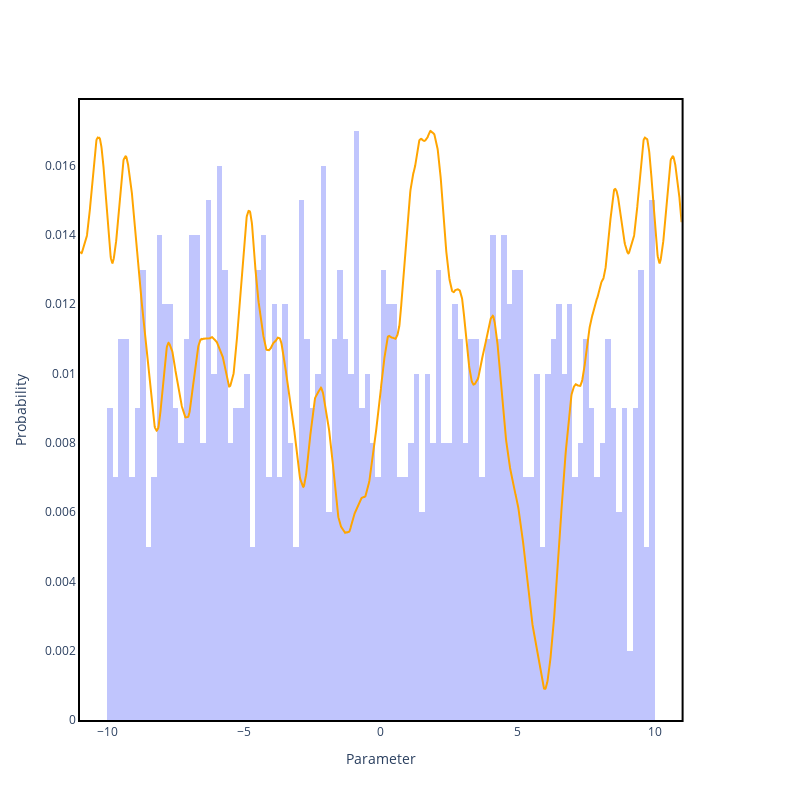

Source (notebook cell):
### Markdown cell above
## SGD TC TESTS

### Code cell
########################################## SGD_TC #######################################
importlib.reload(aa)

scale_annealer = lambda progress: 1
opt_params={'lr': lr, 'height': 1.0, 'width': bounds/8,
            'scale_annealer': scale_annealer, 'n_epochs': max_iterations}
model_params = {'start':start, 'bounds':bounds}
final_params_levy = []

for i in tqdm(range(n_runs)):

    # Shuffle false gives all the same results as expected
    torch.manual_seed(seed+i)
    dataloader = torch.utils.data.DataLoader(dataset=pointdata, batch_size=batchsize, shuffle=True)
    train_cdl = cyclic_loader(dataloader)
    model = of.Hodgkinson(**model_params)
    opt = aa.SGD_TC(params=model.parameters(), **opt_params)

    for j in range(max_iterations):
        batch = next(train_cdl)
        opt.zero_grad()
        loss = model(data=batch)
        loss.backward()
        opt.step()

    final_param = list(model.parameters())[0].detach().clone()
    final_param = model.apply_period(final_param).numpy()  
    final_params_levy.append(final_param)

fig5 = plot_prelim_results(bounds, res, model, pointdata, final_params_levy)
fig5.show()

### Figure 1 — Plotly figure (JSON) as saved in the notebook; plotly's stock layout.template omitted (floating-point values rounded to 4 significant figures; data arrays with more than 128 entries replaced by an {"elided": "..."} marker saying what was removed)
{"data": [{"line": {"color": "orange"}, "type": "scatter", "x": {"elided": "2200 float values"}, "xaxis": "x", "y": {"elided": "2200 float values"}, "yaxis": "y2"}, {"alignmentgroup": "True", "bingroup": "x", "cumulative": {"enabled": false}, "histnorm": "probability", "hovertemplate": "variable=0<br>value=%{x}<br>probability=%{y}<extra></extra>", "legendgroup": "0", "marker": {"color": "#636efa", "opacity": 0.4, "pattern": {"shape": ""}}, "name": "0", "nbinsx": 120, "offsetgroup": "0", "orientation": "v", "showlegend": true, "type": "histogram", "x": {"elided": "1000 float values"}, "xaxis": "x", "yaxis": "y"}], "layout": {"height": 800, "plot_bgcolor": "rgba(0,0,0,0)", "showlegend": false, "width": 800, "xaxis": {"anchor": "y", "domain": [0, 0.94], "linecolor": "black", "linewidth": 2, "mirror": true, "showline": true, "title": {"text": "Parameter"}}, "yaxis": {"anchor": "x", "domain": [0, 1], "linecolor": "black", "linewidth": 2, "mirror": true, "showline": true, "title": {"text": "Probability"}}, "yaxis2": {"anchor": "x", "overlaying": "y", "showticklabels": false, "side": "right"}}}
